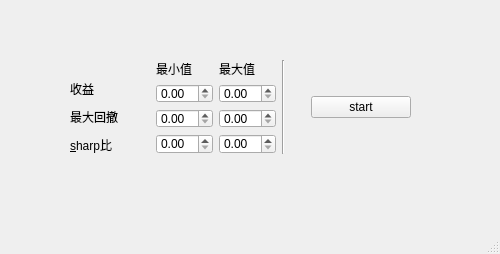
<?xml version="1.0" encoding="UTF-8"?>
<ui version="4.0">
 <class>MainWindow</class>
 <widget class="QMainWindow" name="MainWindow">
  <property name="geometry">
   <rect>
    <x>0</x>
    <y>0</y>
    <width>500</width>
    <height>254</height>
   </rect>
  </property>
  <property name="windowTitle">
   <string>MainWindow</string>
  </property>
  <widget class="QWidget" name="centralwidget">
   <widget class="QWidget" name="layoutWidget">
    <property name="geometry">
     <rect>
      <x>70</x>
      <y>60</y>
      <width>341</width>
      <height>94</height>
     </rect>
    </property>
    <layout class="QHBoxLayout" name="horizontalLayout">
     <item>
      <layout class="QVBoxLayout" name="verticalLayout">
       <item>
        <widget class="QLabel" name="label_6">
         <property name="text">
          <string/>
         </property>
        </widget>
       </item>
       <item>
        <widget class="QLabel" name="label">
         <property name="sizePolicy">
          <sizepolicy hsizetype="Preferred" vsizetype="Preferred">
           <horstretch>0</horstretch>
           <verstretch>1</verstretch>
          </sizepolicy>
         </property>
         <property name="cursor">
          <cursorShape>UpArrowCursor</cursorShape>
         </property>
         <property name="text">
          <string>收益</string>
         </property>
        </widget>
       </item>
       <item>
        <widget class="QLabel" name="label_2">
         <property name="sizePolicy">
          <sizepolicy hsizetype="Preferred" vsizetype="Preferred">
           <horstretch>0</horstretch>
           <verstretch>3</verstretch>
          </sizepolicy>
         </property>
         <property name="text">
          <string>最大回撤</string>
         </property>
        </widget>
       </item>
       <item>
        <widget class="QLabel" name="label_3">
         <property name="sizePolicy">
          <sizepolicy hsizetype="Preferred" vsizetype="Preferred">
           <horstretch>0</horstretch>
           <verstretch>1</verstretch>
          </sizepolicy>
         </property>
         <property name="text">
          <string>&amp;sharp比</string>
         </property>
         <property name="buddy">
          <cstring>doubleSpinBox_3</cstring>
         </property>
        </widget>
       </item>
      </layout>
     </item>
     <item>
      <spacer name="verticalSpacer">
       <property name="orientation">
        <enum>Qt::Vertical</enum>
       </property>
       <property name="sizeHint" stdset="0">
        <size>
         <width>20</width>
         <height>40</height>
        </size>
       </property>
      </spacer>
     </item>
     <item>
      <layout class="QGridLayout" name="gridLayout">
       <item row="1" column="1">
        <widget class="QDoubleSpinBox" name="doubleSpinBox_4"/>
       </item>
       <item row="1" column="0">
        <widget class="QDoubleSpinBox" name="doubleSpinBox"/>
       </item>
       <item row="0" column="1">
        <widget class="QLabel" name="label_5">
         <property name="text">
          <string>最大值</string>
         </property>
        </widget>
       </item>
       <item row="3" column="0">
        <widget class="QDoubleSpinBox" name="doubleSpinBox_3"/>
       </item>
       <item row="2" column="1">
        <widget class="QDoubleSpinBox" name="doubleSpinBox_5"/>
       </item>
       <item row="0" column="0">
        <widget class="QLabel" name="label_4">
         <property name="text">
          <string>最小值</string>
         </property>
        </widget>
       </item>
       <item row="2" column="0">
        <widget class="QDoubleSpinBox" name="doubleSpinBox_2"/>
       </item>
       <item row="3" column="1">
        <widget class="QDoubleSpinBox" name="doubleSpinBox_6"/>
       </item>
      </layout>
     </item>
     <item>
      <widget class="Line" name="line">
       <property name="orientation">
        <enum>Qt::Vertical</enum>
       </property>
      </widget>
     </item>
     <item>
      <spacer name="horizontalSpacer">
       <property name="orientation">
        <enum>Qt::Horizontal</enum>
       </property>
       <property name="sizeType">
        <enum>QSizePolicy::Preferred</enum>
       </property>
       <property name="sizeHint" stdset="0">
        <size>
         <width>20</width>
         <height>20</height>
        </size>
       </property>
      </spacer>
     </item>
     <item>
      <widget class="QPushButton" name="pushButton">
       <property name="minimumSize">
        <size>
         <width>100</width>
         <height>0</height>
        </size>
       </property>
       <property name="text">
        <string>start</string>
       </property>
      </widget>
     </item>
    </layout>
   </widget>
  </widget>
  <widget class="QMenuBar" name="menubar">
   <property name="geometry">
    <rect>
     <x>0</x>
     <y>0</y>
     <width>500</width>
     <height>23</height>
    </rect>
   </property>
  </widget>
  <widget class="QStatusBar" name="statusbar"/>
 </widget>
 <tabstops>
  <tabstop>doubleSpinBox</tabstop>
  <tabstop>doubleSpinBox_4</tabstop>
  <tabstop>doubleSpinBox_2</tabstop>
  <tabstop>doubleSpinBox_5</tabstop>
  <tabstop>doubleSpinBox_3</tabstop>
  <tabstop>doubleSpinBox_6</tabstop>
  <tabstop>pushButton</tabstop>
 </tabstops>
 <resources/>
 <connections/>
</ui>
